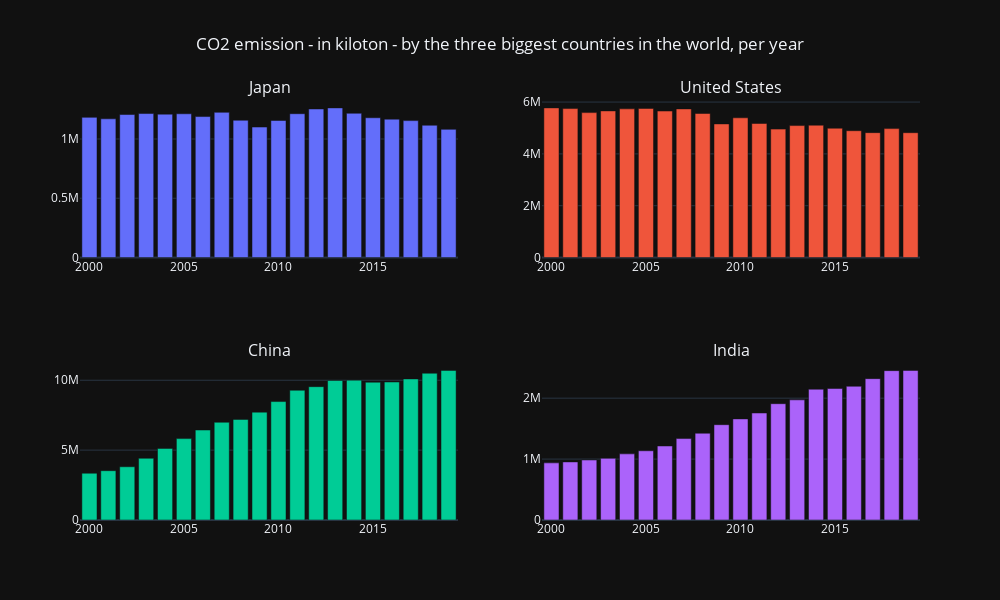

Write notebook code for a chart like this one.
### Code cell
# Import important packages from plotly
from plotly.subplots import make_subplots
import plotly.graph_objs as go

# Creates the subplot for the 4 graphs
fig = make_subplots(
    rows=2, cols=2,
    subplot_titles=('Japan', 'United States', 'China', 'India')
)

# Adds the 3 graphs into the subplot
fig.add_trace(go.Bar(x=co2_data_japan['Year'], y=co2_data_japan['CO2']), row=1, col=1)
fig.add_trace(go.Bar(x=co2_data_united_states['Year'], y=co2_data_united_states['CO2']), row=1, col=2)
fig.add_trace(go.Bar(x=co2_data_china['Year'], y=co2_data_china['CO2']), row=2, col=1)
fig.add_trace(go.Bar(x=co2_data_india['Year'], y=co2_data_india['CO2']), row=2, col=2)

# Updates subplot layout
fig.update_layout(
    height=600, width=1000,
    showlegend=False,
    title={'text': 'CO2 emission - in kiloton - by the three biggest countries in the world, per year', 'x': 0.5}
)

# Shows subplot
fig.show()

### Figure 1 — Plotly figure (JSON) as saved in the notebook; plotly's stock layout.template omitted (floating-point values rounded to 4 significant figures)
{"data": [{"type": "bar", "x": [2000, 2001, 2002, 2003, 2004, 2005, 2006, 2007, 2008, 2009, 2010, 2011, 2012, 2013, 2014, 2015, 2016, 2017, 2018, 2019], "xaxis": "x", "y": [1182610, 1170380, 1207000.0, 1215000.0, 1210000.0, 1213000.0, 1190000.0, 1225000.0, 1158000.0, 1101000.0, 1156000.0, 1214000.0, 1254000.0, 1263000.0, 1217000.0, 1179000.0, 1168000.0, 1155000.0, 1116000.0, 1082000.0], "yaxis": "y"}, {"type": "bar", "x": [2000, 2001, 2002, 2003, 2004, 2005, 2006, 2007, 2008, 2009, 2010, 2011, 2012, 2013, 2014, 2015, 2016, 2017, 2018, 2019], "xaxis": "x2", "y": [5775810, 5748260, 5593000.0, 5659000.0, 5738000.0, 5753000.0, 5653000.0, 5736000.0, 5558000.0, 5156000.0, 5392000.0, 5174000.0, 4956000.0, 5092000.0, 5107000.0, 4991000.0, 4894500, 4819000.0, 4975000.0, 4818000.0], "yaxis": "y2"}, {"type": "bar", "x": [2000, 2001, 2002, 2003, 2004, 2005, 2006, 2007, 2008, 2009, 2010, 2011, 2012, 2013, 2014, 2015, 2016, 2017, 2018, 2019], "xaxis": "x3", "y": [3346530, 3529080, 3810000.0, 4416000.0, 5125000.0, 5825000.0, 6437000.0, 6993000.0, 7200000.0, 7719000.0, 8475000.0, 9283000.0, 9542000.0, 9985000.0, 10010000.0, 9861000.0, 9875000.0, 10100000.0, 10500000.0, 10710000.0], "yaxis": "y3"}, {"type": "bar", "x": [2000, 2001, 2002, 2003, 2004, 2005, 2006, 2007, 2008, 2009, 2010, 2011, 2012, 2013, 2014, 2015, 2016, 2017, 2018, 2019], "xaxis": "x4", "y": [937860, 953540, 985500.0, 1012000.0, 1086000.0, 1136000.0, 1215000.0, 1337000.0, 1424000.0, 1565000.0, 1660000.0, 1757000.0, 1909000.0, 1972000.0, 2147000.0, 2158000.0, 2195250, 2320000.0, 2452000.0, 2456000.0], "yaxis": "y4"}], "layout": {"annotations": [{"font": {"size": 16}, "showarrow": false, "text": "Japan", "x": 0.225, "xanchor": "center", "xref": "paper", "y": 1, "yanchor": "bottom", "yref": "paper"}, {"font": {"size": 16}, "showarrow": false, "text": "United States", "x": 0.775, "xanchor": "center", "xref": "paper", "y": 1, "yanchor": "bottom", "yref": "paper"}, {"font": {"size": 16}, "showarrow": false, "text": "China", "x": 0.225, "xanchor": "center", "xref": "paper", "y": 0.375, "yanchor": "bottom", "yref": "paper"}, {"font": {"size": 16}, "showarrow": false, "text": "India", "x": 0.775, "xanchor": "center", "xref": "paper", "y": 0.375, "yanchor": "bottom", "yref": "paper"}], "height": 600, "showlegend": false, "title": {"text": "CO2 emission - in kiloton - by the three biggest countries in the world, per year", "x": 0.5}, "width": 1000, "xaxis": {"anchor": "y", "domain": [0, 0.45]}, "xaxis2": {"anchor": "y2", "domain": [0.55, 1]}, "xaxis3": {"anchor": "y3", "domain": [0, 0.45]}, "xaxis4": {"anchor": "y4", "domain": [0.55, 1]}, "yaxis": {"anchor": "x", "domain": [0.625, 1]}, "yaxis2": {"anchor": "x2", "domain": [0.625, 1]}, "yaxis3": {"anchor": "x3", "domain": [0, 0.375]}, "yaxis4": {"anchor": "x4", "domain": [0, 0.375]}}}
